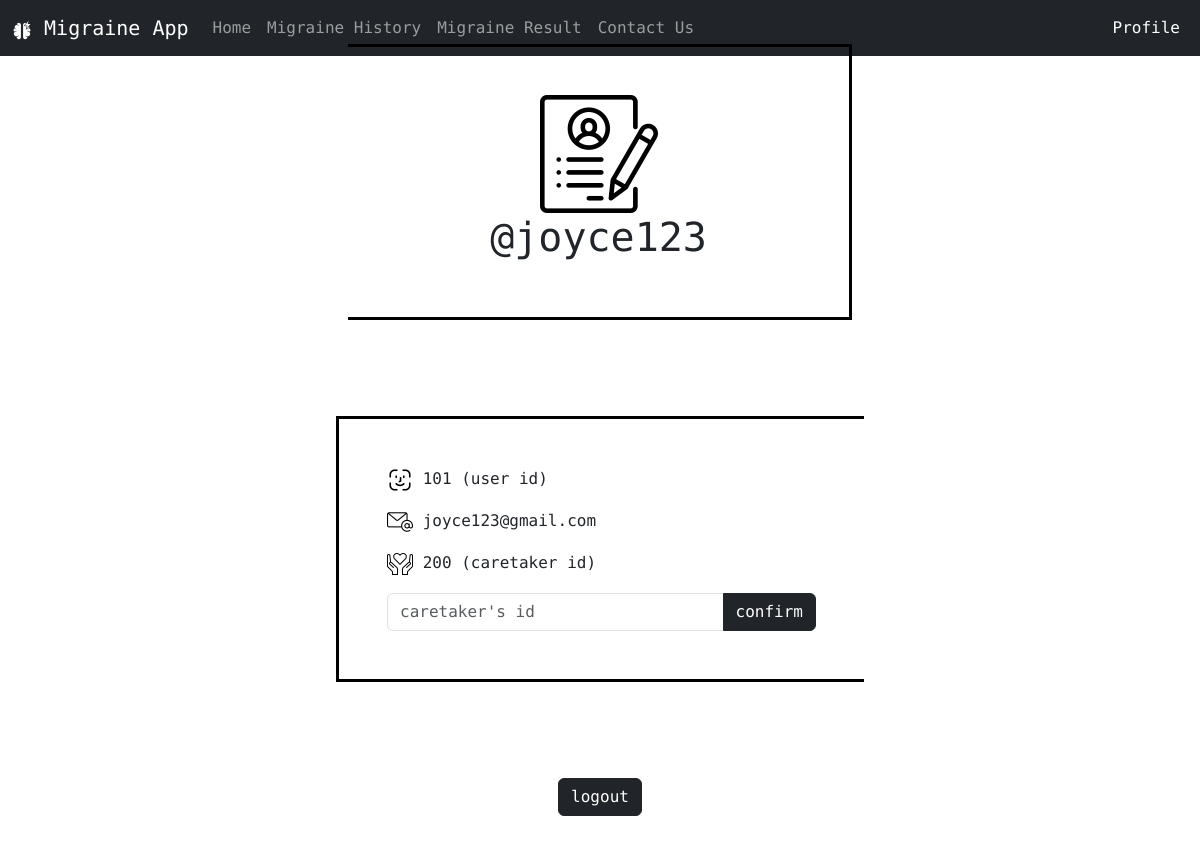
The app's page /profile (signed in) with its own data.
### website/models.py (models this page shows)
class User(db.Model, UserMixin):
    id = db.Column(db.Integer, primary_key=True, autoincrement=True)
    email = db.Column(db.String(150), unique=True)
    password = db.Column(db.String(150))
    name = db.Column(db.String(150))
    isActive = db.Column(db.Boolean, default=True)
    caretaker_id = db.Column(db.Integer, db.ForeignKey("caretaker.id"))
    caretaker = db.relationship("Caretaker", back_populates="user")

### website/views.py (the view, shortened to what this page needs)
@views.route("/profile", methods=["GET", "POST"])
@login_required
def profile():
    data = request.form
    information = User.query.filter_by(id=current_user.id).all()
    print(data)
    return render_template("profile.html", user=current_user, information=information)

### website/__init__.py (called while the page is built)
def create_app():
    app = Flask(__name__)
    app.config["SECRET_KEY"] = "heisenberg"
    app.config["SQLALCHEMY_DATABASE_URI"] = f"sqlite:///{DB_NAME}"
    db.init_app(app)
    from .views import views
    from .auth import auth
    app.register_blueprint(views, url_prefix="/")
    app.register_blueprint(auth, url_prefix="/")
    from .models import User, Caretaker, Admin
    create_database(app)
    login_manager = LoginManager()
    login_manager.login_view = "auth.login"
    login_manager.login_message = "User needs to be logged in to view this page"
    login_manager.login_message_category = "error"
    login_manager.init_app(app)
    @login_manager.user_loader
    def load_user(email):
        u = User.query.get(email)
        c = Caretaker.query.get(email)
        a = Admin.query.get(email)
        return u or c or a
    return app

### website/templates/profile.html (shortened to what this page needs)
{% extends 'base.html' %}
{% block profileActive %}
    nav-link active
{% endblock %}
{% block body %}
    {% for i in information %}
        <div class="position-absolute top-50 start-50 translate-middle">
            <div class="row">
                <div class="col">
                    <div class="text-center p-5 m-5 border border-start-0 border-black border-3">
                        <img src="../static/img/profile23%.png" alt="migraine logo">
                        <h1>@{{ i.name }}</h1>
                    </div>
                </div>
                <div class="col p-5 m-5 p-5 m-5 border border-end-0 border-black border-3">
                    <p><img src="../static/img/id.png" alt="migraine logo"> {{ i.id }} (user id)</p>
                    <p><img src="../static/img/email5%.png" alt="migraine logo"> {{ i.email }}</p>
                    <p><img src="../static/img/careid5%.png" alt="migraine logo"> {{ i.caretaker_id }} (caretaker id)</p>
                    <form action="" method="POST">
                        <div class="form-group">
                            <div class="input-group">
                                <input type="text" class="form-control" placeholder="caretaker's id" aria-label="caretaker id" aria-describedby="button-addon2" name="care_id">
                                <button class="btn btn-dark" type="submit" id="button-addon2">confirm</button>
                            </div>
                        </div>
                    </form>
                </div>
            </div>
            <div class="row">
                <div class="col">
                    <div class="text-center p-5">
                        <a class="btn btn-dark" href="/logout" role="button">logout</a>
                    </div>
                </div>
            </div>
        </div>
    {% endfor %}
{% endblock %}

### records on screen
User: name "joyce123", id "101", email "joyce123@gmail.com", caretaker_id "200"
